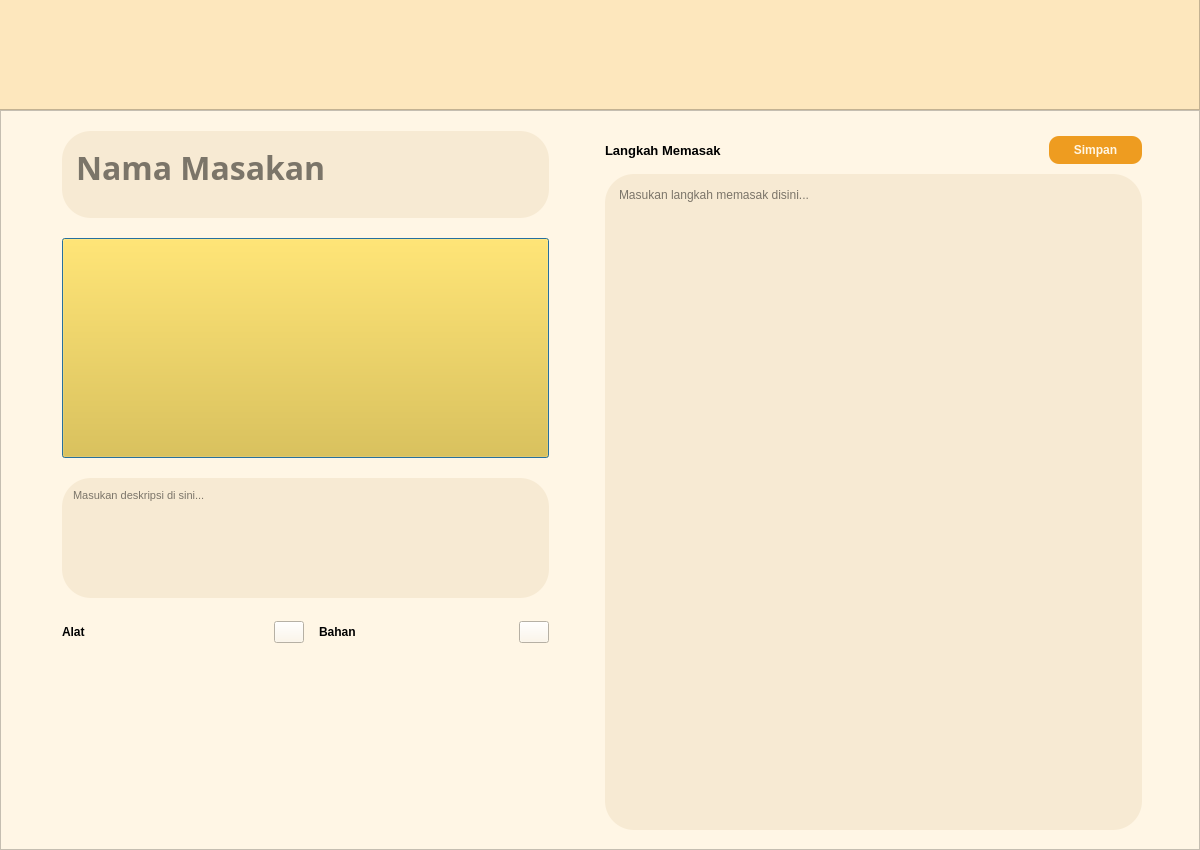
<?xml version="1.0" encoding="UTF-8"?>
<ui version="4.0">
 <class>MainWindow</class>
 <widget class="QMainWindow" name="MainWindow">
  <property name="geometry">
   <rect>
    <x>0</x>
    <y>0</y>
    <width>1200</width>
    <height>850</height>
   </rect>
  </property>
  <property name="windowTitle">
   <string>MainWindow</string>
  </property>
  <property name="styleSheet">
   <string notr="true">background-color: #FFF6E5</string>
  </property>
  <widget class="QWidget" name="centralwidget">
   <widget class="QScrollArea" name="scrollArea">
    <property name="geometry">
     <rect>
      <x>0</x>
      <y>110</y>
      <width>1200</width>
      <height>740</height>
     </rect>
    </property>
    <property name="sizePolicy">
     <sizepolicy hsizetype="Fixed" vsizetype="Fixed">
      <horstretch>0</horstretch>
      <verstretch>0</verstretch>
     </sizepolicy>
    </property>
    <property name="horizontalScrollBarPolicy">
     <enum>Qt::ScrollBarAlwaysOff</enum>
    </property>
    <property name="widgetResizable">
     <bool>true</bool>
    </property>
    <widget class="QWidget" name="scrollAreaWidgetContents">
     <property name="geometry">
      <rect>
       <x>0</x>
       <y>0</y>
       <width>1200</width>
       <height>738</height>
      </rect>
     </property>
     <property name="maximumSize">
      <size>
       <width>1200</width>
       <height>16777215</height>
      </size>
     </property>
     <layout class="QHBoxLayout" name="horizontalLayout">
      <property name="leftMargin">
       <number>11</number>
      </property>
      <property name="topMargin">
       <number>0</number>
      </property>
      <item>
       <layout class="QVBoxLayout" name="verticalLayout" stretch="0,0,0,0,0">
        <property name="spacing">
         <number>20</number>
        </property>
        <property name="sizeConstraint">
         <enum>QLayout::SetNoConstraint</enum>
        </property>
        <property name="leftMargin">
         <number>50</number>
        </property>
        <property name="topMargin">
         <number>20</number>
        </property>
        <property name="rightMargin">
         <number>50</number>
        </property>
        <property name="bottomMargin">
         <number>10</number>
        </property>
        <item>
         <widget class="QTextEdit" name="inputJudul_resep">
          <property name="minimumSize">
           <size>
            <width>420</width>
            <height>0</height>
           </size>
          </property>
          <property name="maximumSize">
           <size>
            <width>530</width>
            <height>87</height>
           </size>
          </property>
          <property name="font">
           <font>
            <family>Bahnschrift SemiCondensed</family>
            <pointsize>24</pointsize>
            <weight>75</weight>
            <bold>true</bold>
            <stylestrategy>PreferDefault</stylestrategy>
           </font>
          </property>
          <property name="cursor" stdset="0">
           <cursorShape>ArrowCursor</cursorShape>
          </property>
          <property name="acceptDrops">
           <bool>true</bool>
          </property>
          <property name="statusTip">
           <string notr="true"/>
          </property>
          <property name="layoutDirection">
           <enum>Qt::LeftToRight</enum>
          </property>
          <property name="autoFillBackground">
           <bool>false</bool>
          </property>
          <property name="styleSheet">
           <string notr="true">QTextEdit {background-color: #F7EAD3; border-radius: 29px; padding: 10px; text-align: center;}</string>
          </property>
          <property name="lineWidth">
           <number>0</number>
          </property>
          <property name="verticalScrollBarPolicy">
           <enum>Qt::ScrollBarAlwaysOff</enum>
          </property>
          <property name="horizontalScrollBarPolicy">
           <enum>Qt::ScrollBarAlwaysOff</enum>
          </property>
          <property name="tabChangesFocus">
           <bool>false</bool>
          </property>
          <property name="tabStopWidth">
           <number>80</number>
          </property>
          <property name="placeholderText">
           <string notr="true">Nama Masakan</string>
          </property>
         </widget>
        </item>
        <item>
         <widget class="QPushButton" name="inputGambar_resep">
          <property name="minimumSize">
           <size>
            <width>420</width>
            <height>220</height>
           </size>
          </property>
          <property name="maximumSize">
           <size>
            <width>530</width>
            <height>230</height>
           </size>
          </property>
          <property name="styleSheet">
           <string notr="true">background-color: #EEC120;</string>
          </property>
          <property name="text">
           <string/>
          </property>
          <property name="icon">
           <iconset>
            <normaloff>../img/icon/pilihFoto.png</normaloff>../img/icon/pilihFoto.png</iconset>
          </property>
          <property name="iconSize">
           <size>
            <width>50</width>
            <height>50</height>
           </size>
          </property>
          <property name="default">
           <bool>true</bool>
          </property>
          <property name="flat">
           <bool>false</bool>
          </property>
         </widget>
        </item>
        <item>
         <widget class="QTextEdit" name="inputDeskripsi_resep">
          <property name="minimumSize">
           <size>
            <width>420</width>
            <height>70</height>
           </size>
          </property>
          <property name="maximumSize">
           <size>
            <width>530</width>
            <height>120</height>
           </size>
          </property>
          <property name="font">
           <font>
            <family>MS Shell Dlg 2</family>
            <pointsize>8</pointsize>
            <weight>50</weight>
            <bold>false</bold>
           </font>
          </property>
          <property name="layoutDirection">
           <enum>Qt::LeftToRight</enum>
          </property>
          <property name="styleSheet">
           <string notr="true">background-color: #F7EAD3; border-radius: 29px; padding: 7px;</string>
          </property>
          <property name="lineWidth">
           <number>0</number>
          </property>
          <property name="verticalScrollBarPolicy">
           <enum>Qt::ScrollBarAlwaysOff</enum>
          </property>
          <property name="horizontalScrollBarPolicy">
           <enum>Qt::ScrollBarAlwaysOff</enum>
          </property>
          <property name="tabStopWidth">
           <number>80</number>
          </property>
          <property name="placeholderText">
           <string notr="true">Masukan deskripsi di sini...</string>
          </property>
         </widget>
        </item>
        <item>
         <layout class="QHBoxLayout" name="horizontalLayout_3">
          <property name="spacing">
           <number>15</number>
          </property>
          <property name="sizeConstraint">
           <enum>QLayout::SetMaximumSize</enum>
          </property>
          <property name="rightMargin">
           <number>0</number>
          </property>
          <property name="bottomMargin">
           <number>0</number>
          </property>
          <item>
           <widget class="QLabel" name="alat_label">
            <property name="minimumSize">
             <size>
              <width>208</width>
              <height>28</height>
             </size>
            </property>
            <property name="maximumSize">
             <size>
              <width>208</width>
              <height>28</height>
             </size>
            </property>
            <property name="font">
             <font>
              <weight>75</weight>
              <bold>true</bold>
             </font>
            </property>
            <property name="text">
             <string>Alat</string>
            </property>
           </widget>
          </item>
          <item>
           <widget class="QPushButton" name="addAlat_button">
            <property name="maximumSize">
             <size>
              <width>30</width>
              <height>16777215</height>
             </size>
            </property>
            <property name="text">
             <string/>
            </property>
           </widget>
          </item>
          <item>
           <widget class="QLabel" name="bahan_label">
            <property name="minimumSize">
             <size>
              <width>185</width>
              <height>28</height>
             </size>
            </property>
            <property name="maximumSize">
             <size>
              <width>210</width>
              <height>28</height>
             </size>
            </property>
            <property name="font">
             <font>
              <weight>75</weight>
              <bold>true</bold>
             </font>
            </property>
            <property name="text">
             <string>Bahan</string>
            </property>
           </widget>
          </item>
          <item>
           <widget class="QPushButton" name="addBahan_button">
            <property name="maximumSize">
             <size>
              <width>30</width>
              <height>16777215</height>
             </size>
            </property>
            <property name="text">
             <string/>
            </property>
           </widget>
          </item>
         </layout>
        </item>
        <item>
         <layout class="QHBoxLayout" name="horizontalLayout_4">
          <item>
           <widget class="QScrollArea" name="scrollAlat">
            <property name="frameShape">
             <enum>QFrame::NoFrame</enum>
            </property>
            <property name="widgetResizable">
             <bool>true</bool>
            </property>
            <widget class="QWidget" name="scrollWidgetAlat">
             <property name="geometry">
              <rect>
               <x>0</x>
               <y>0</y>
               <width>239</width>
               <height>158</height>
              </rect>
             </property>
            </widget>
           </widget>
          </item>
          <item>
           <widget class="QScrollArea" name="scrollBahan">
            <property name="frameShape">
             <enum>QFrame::NoFrame</enum>
            </property>
            <property name="horizontalScrollBarPolicy">
             <enum>Qt::ScrollBarAlwaysOff</enum>
            </property>
            <property name="widgetResizable">
             <bool>true</bool>
            </property>
            <widget class="QWidget" name="scrollWidgetBahan">
             <property name="geometry">
              <rect>
               <x>0</x>
               <y>0</y>
               <width>238</width>
               <height>158</height>
              </rect>
             </property>
            </widget>
           </widget>
          </item>
         </layout>
        </item>
       </layout>
      </item>
      <item>
       <layout class="QVBoxLayout" name="verticalLayout_2">
        <property name="spacing">
         <number>10</number>
        </property>
        <property name="topMargin">
         <number>20</number>
        </property>
        <property name="rightMargin">
         <number>50</number>
        </property>
        <property name="bottomMargin">
         <number>10</number>
        </property>
        <item>
         <layout class="QHBoxLayout" name="horizontalLayout_2" stretch="0,0">
          <property name="spacing">
           <number>250</number>
          </property>
          <property name="sizeConstraint">
           <enum>QLayout::SetDefaultConstraint</enum>
          </property>
          <property name="leftMargin">
           <number>0</number>
          </property>
          <property name="topMargin">
           <number>5</number>
          </property>
          <property name="rightMargin">
           <number>0</number>
          </property>
          <item>
           <widget class="QLabel" name="langkahMemasakLabel">
            <property name="minimumSize">
             <size>
              <width>233</width>
              <height>28</height>
             </size>
            </property>
            <property name="maximumSize">
             <size>
              <width>235</width>
              <height>50</height>
             </size>
            </property>
            <property name="font">
             <font>
              <pointsize>10</pointsize>
              <weight>75</weight>
              <bold>true</bold>
             </font>
            </property>
            <property name="text">
             <string>Langkah Memasak</string>
            </property>
           </widget>
          </item>
          <item>
           <widget class="QPushButton" name="saveButton_resep">
            <property name="minimumSize">
             <size>
              <width>93</width>
              <height>28</height>
             </size>
            </property>
            <property name="maximumSize">
             <size>
              <width>93</width>
              <height>28</height>
             </size>
            </property>
            <property name="palette">
             <palette>
              <active>
               <colorrole role="Button">
                <brush brushstyle="SolidPattern">
                 <color alpha="255">
                  <red>238</red>
                  <green>156</green>
                  <blue>32</blue>
                 </color>
                </brush>
               </colorrole>
               <colorrole role="Text">
                <brush brushstyle="SolidPattern">
                 <color alpha="255">
                  <red>255</red>
                  <green>246</green>
                  <blue>229</blue>
                 </color>
                </brush>
               </colorrole>
               <colorrole role="ButtonText">
                <brush brushstyle="SolidPattern">
                 <color alpha="255">
                  <red>255</red>
                  <green>246</green>
                  <blue>229</blue>
                 </color>
                </brush>
               </colorrole>
               <colorrole role="Base">
                <brush brushstyle="SolidPattern">
                 <color alpha="255">
                  <red>238</red>
                  <green>156</green>
                  <blue>32</blue>
                 </color>
                </brush>
               </colorrole>
               <colorrole role="Window">
                <brush brushstyle="SolidPattern">
                 <color alpha="255">
                  <red>238</red>
                  <green>156</green>
                  <blue>32</blue>
                 </color>
                </brush>
               </colorrole>
              </active>
              <inactive>
               <colorrole role="Button">
                <brush brushstyle="SolidPattern">
                 <color alpha="255">
                  <red>238</red>
                  <green>156</green>
                  <blue>32</blue>
                 </color>
                </brush>
               </colorrole>
               <colorrole role="Text">
                <brush brushstyle="SolidPattern">
                 <color alpha="255">
                  <red>255</red>
                  <green>246</green>
                  <blue>229</blue>
                 </color>
                </brush>
               </colorrole>
               <colorrole role="ButtonText">
                <brush brushstyle="SolidPattern">
                 <color alpha="255">
                  <red>255</red>
                  <green>246</green>
                  <blue>229</blue>
                 </color>
                </brush>
               </colorrole>
               <colorrole role="Base">
                <brush brushstyle="SolidPattern">
                 <color alpha="255">
                  <red>238</red>
                  <green>156</green>
                  <blue>32</blue>
                 </color>
                </brush>
               </colorrole>
               <colorrole role="Window">
                <brush brushstyle="SolidPattern">
                 <color alpha="255">
                  <red>238</red>
                  <green>156</green>
                  <blue>32</blue>
                 </color>
                </brush>
               </colorrole>
              </inactive>
              <disabled>
               <colorrole role="Button">
                <brush brushstyle="SolidPattern">
                 <color alpha="255">
                  <red>238</red>
                  <green>156</green>
                  <blue>32</blue>
                 </color>
                </brush>
               </colorrole>
               <colorrole role="Text">
                <brush brushstyle="SolidPattern">
                 <color alpha="255">
                  <red>120</red>
                  <green>120</green>
                  <blue>120</blue>
                 </color>
                </brush>
               </colorrole>
               <colorrole role="ButtonText">
                <brush brushstyle="SolidPattern">
                 <color alpha="255">
                  <red>120</red>
                  <green>120</green>
                  <blue>120</blue>
                 </color>
                </brush>
               </colorrole>
               <colorrole role="Base">
                <brush brushstyle="SolidPattern">
                 <color alpha="255">
                  <red>238</red>
                  <green>156</green>
                  <blue>32</blue>
                 </color>
                </brush>
               </colorrole>
               <colorrole role="Window">
                <brush brushstyle="SolidPattern">
                 <color alpha="255">
                  <red>238</red>
                  <green>156</green>
                  <blue>32</blue>
                 </color>
                </brush>
               </colorrole>
              </disabled>
             </palette>
            </property>
            <property name="font">
             <font>
              <weight>75</weight>
              <bold>true</bold>
             </font>
            </property>
            <property name="styleSheet">
             <string notr="true">background-color: #EE9C20; border-radius: 10px;</string>
            </property>
            <property name="text">
             <string>Simpan</string>
            </property>
            <property name="autoDefault">
             <bool>false</bool>
            </property>
            <property name="default">
             <bool>true</bool>
            </property>
            <property name="flat">
             <bool>false</bool>
            </property>
           </widget>
          </item>
         </layout>
        </item>
        <item>
         <widget class="QTextEdit" name="inputLangkahMemasak_resep">
          <property name="minimumSize">
           <size>
            <width>409</width>
            <height>351</height>
           </size>
          </property>
          <property name="maximumSize">
           <size>
            <width>570</width>
            <height>750</height>
           </size>
          </property>
          <property name="styleSheet">
           <string notr="true">background-color: #F7EAD3; border-radius: 29px; padding: 10px;</string>
          </property>
          <property name="placeholderText">
           <string>Masukan langkah memasak disini...</string>
          </property>
         </widget>
        </item>
       </layout>
      </item>
     </layout>
    </widget>
   </widget>
   <widget class="QWidget" name="verticalLayoutWidget">
    <property name="geometry">
     <rect>
      <x>-1</x>
      <y>-1</y>
      <width>1201</width>
      <height>111</height>
     </rect>
    </property>
    <layout class="QVBoxLayout" name="verticalLayout_3">
     <item>
      <widget class="QFrame" name="frame">
       <property name="styleSheet">
        <string notr="true">background-color: rgb(253, 231, 189);</string>
       </property>
       <property name="frameShape">
        <enum>QFrame::StyledPanel</enum>
       </property>
       <property name="frameShadow">
        <enum>QFrame::Raised</enum>
       </property>
       <widget class="QLabel" name="Logo_2">
        <property name="geometry">
         <rect>
          <x>510</x>
          <y>10</y>
          <width>191</width>
          <height>71</height>
         </rect>
        </property>
        <property name="text">
         <string/>
        </property>
        <property name="pixmap">
         <pixmap>../Documents/RPL/if2250-2023-k01-11-rechify/img/logo-removebg-preview.png</pixmap>
        </property>
        <property name="scaledContents">
         <bool>true</bool>
        </property>
       </widget>
       <widget class="QLabel" name="BackButton_2">
        <property name="geometry">
         <rect>
          <x>40</x>
          <y>30</y>
          <width>51</width>
          <height>41</height>
         </rect>
        </property>
        <property name="text">
         <string/>
        </property>
        <property name="pixmap">
         <pixmap>../Documents/RPL/if2250-2023-k01-11-rechify/img/messageImage_1680715604233-removebg-preview.png</pixmap>
        </property>
        <property name="scaledContents">
         <bool>true</bool>
        </property>
       </widget>
      </widget>
     </item>
    </layout>
   </widget>
  </widget>
 </widget>
 <resources/>
 <connections/>
</ui>
